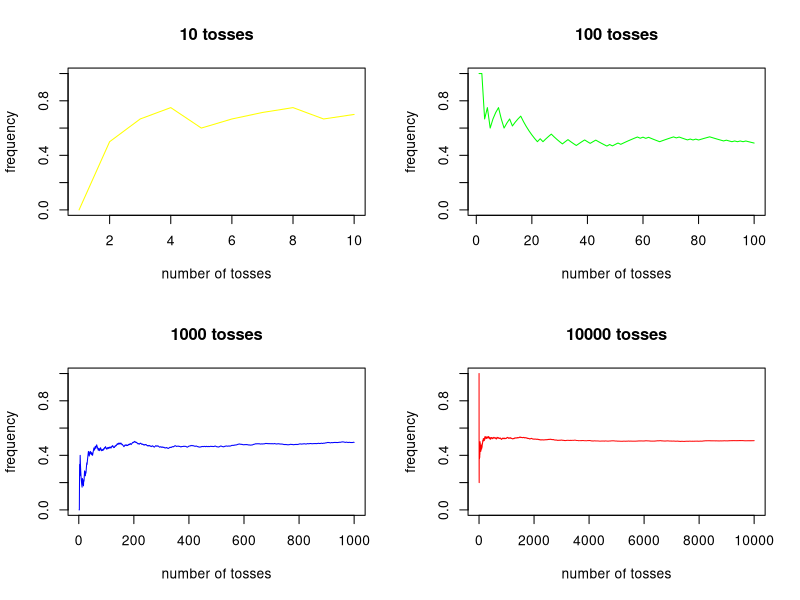

Source code (R):
# Rohan Aras
# Lab 4
# 5/7/15
# graphs the frequency of generating heads vs the total number of tosses
# I learned that for loops require brackets in R. I also learned that RStudio doesn't have the 
# nicest of debug tools. Generally, I improved my knowledge of syntax in R.


# simulate the coin tosses
experiment1 = sample(0:1, 10, replace=T)
experiment2 = sample(0:1, 100, replace=T)
experiment3 = sample(0:1, 1000, replace=T)
experiment4 = sample(0:1, 10000, replace=T)

par(mfrow=c(2,2))

# plot experiment 1 
total_heads = 0
frequency1 = vector(mode='numeric', length=10)
for (i in 1:10) {
  total_heads = total_heads + experiment1[i]
  frequency1[i] = total_heads / i 
}
plot(frequency1, ylim=0:1, type='l', col='yellow', ylab='frequency', xlab='number of tosses', main='10 tosses')

# plot experiment 2 
total_heads = 0
frequency2 = vector(mode='numeric', length=100)
for (i in 1:100) {
  total_heads = total_heads + experiment2[i]
  frequency2[i] = total_heads / i 
}
plot(frequency2, ylim=0:1, type='l', col='green', ylab='frequency', xlab='number of tosses', main='100 tosses')

# plot experiment 3 
total_heads = 0
frequency3 = vector(mode='numeric', length=1000)
for (i in 1:1000) {
  total_heads = total_heads + experiment3[i]
  frequency3[i] = total_heads / i 
}
plot(frequency3, ylim=0:1, type='l', col='blue', ylab='frequency', xlab='number of tosses', main='1000 tosses')

# plot experiment 4 
total_heads = 0
frequency4 = vector(mode='numeric', length=10000)
for (i in 1:10000) {
  total_heads = total_heads + experiment4[i]
  frequency4[i] = total_heads / i 
}
plot(frequency4, ylim=0:1, type='l', col='red', ylab='frequency', xlab='number of tosses', main='10000 tosses')




